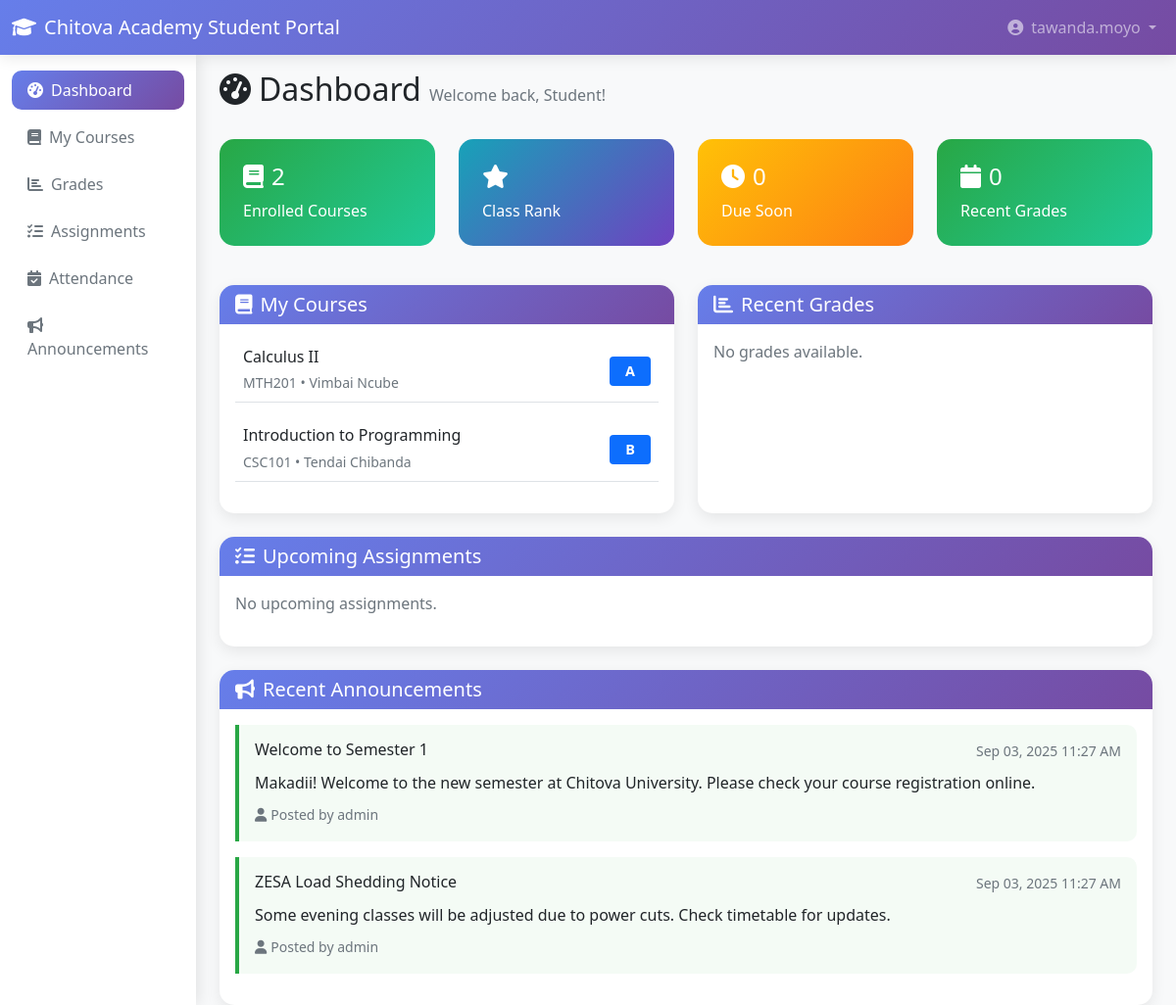
The app's page /dashboard.php (signed in) with its own data.
### tables this page shows
CREATE TABLE IF NOT EXISTS enrollments (
    id INT PRIMARY KEY AUTO_INCREMENT,
    student_id INT NOT NULL,
    course_id INT NOT NULL,
    enrollment_date TIMESTAMP DEFAULT CURRENT_TIMESTAMP,
    status ENUM('enrolled', 'dropped', 'completed') DEFAULT 'enrolled',
    final_grade DECIMAL(5,2),
    letter_grade ENUM('A', 'B', 'C', 'D', 'E', 'F', 'U') DEFAULT NULL,
    FOREIGN KEY (student_id) REFERENCES students(id) ON DELETE CASCADE,
    FOREIGN KEY (course_id) REFERENCES courses(id) ON DELETE CASCADE,
    UNIQUE KEY unique_enrollment (student_id, course_id)
);

CREATE TABLE IF NOT EXISTS courses (
    id INT PRIMARY KEY AUTO_INCREMENT,
    course_code VARCHAR(20) UNIQUE NOT NULL,
    course_name VARCHAR(100) NOT NULL,
    description TEXT,
    credits INT NOT NULL DEFAULT 3,
    teacher_id INT,
    semester VARCHAR(20) NOT NULL,
    year INT NOT NULL,
    max_students INT DEFAULT 30,
    status ENUM('active', 'inactive') DEFAULT 'active',
    FOREIGN KEY (teacher_id) REFERENCES teachers(id) ON DELETE SET NULL
);

CREATE TABLE IF NOT EXISTS teachers (
    id INT PRIMARY KEY AUTO_INCREMENT,
    user_id INT NOT NULL,
    teacher_id VARCHAR(20) UNIQUE NOT NULL,
    first_name VARCHAR(50) NOT NULL,
    last_name VARCHAR(50) NOT NULL,
    department VARCHAR(100),
    phone VARCHAR(15),
    office_location VARCHAR(100),
    hire_date DATE NOT NULL,
    FOREIGN KEY (user_id) REFERENCES users(id) ON DELETE CASCADE
);

CREATE TABLE IF NOT EXISTS announcements (
    id INT PRIMARY KEY AUTO_INCREMENT,
    title VARCHAR(200) NOT NULL,
    content TEXT NOT NULL,
    author_id INT NOT NULL,
    target_audience ENUM('all', 'students', 'teachers') DEFAULT 'all',
    course_id INT NULL,
    priority ENUM('low', 'medium', 'high') DEFAULT 'medium',
    expires_at DATETIME NULL,
    created_at TIMESTAMP DEFAULT CURRENT_TIMESTAMP,
    FOREIGN KEY (author_id) REFERENCES users(id) ON DELETE CASCADE,
    FOREIGN KEY (course_id) REFERENCES courses(id) ON DELETE CASCADE
);

CREATE TABLE IF NOT EXISTS users (
    id INT PRIMARY KEY AUTO_INCREMENT,
    username VARCHAR(50) UNIQUE NOT NULL,
    email VARCHAR(100) UNIQUE NOT NULL,
    password VARCHAR(255) NOT NULL,
    user_type ENUM('student', 'teacher', 'admin') NOT NULL,
    created_at TIMESTAMP DEFAULT CURRENT_TIMESTAMP,
    updated_at TIMESTAMP DEFAULT CURRENT_TIMESTAMP ON UPDATE CURRENT_TIMESTAMP
);

### config.php (called while the page is built, shortened)
<?php
function getUserType() {
    return $_SESSION['user_type'] ?? null;
}
function formatDateTime($datetime, $format = 'M d, Y g:i A') {
    return date($format, strtotime($datetime));
}
?>

### dashboard.php (the view, shortened to what this page needs)
<?php
require_once __DIR__ . '/../config.php';
$userType = getUserType();
$userId = $_SESSION['user_id'];
if ($userType === 'student') {
    $stmt = $pdo->prepare("
        SELECT s.*, u.email
        FROM students s
        JOIN users u ON s.user_id = u.id
        WHERE s.user_id = ?
    ");
    $stmt->execute([$userId]);
    $studentInfo = $stmt->fetch();
    $stmt = $pdo->prepare("
        SELECT c.*, e.final_grade, e.letter_grade, t.first_name as teacher_first, t.last_name as teacher_last
        FROM enrollments e
        JOIN courses c ON e.course_id = c.id
        LEFT JOIN teachers t ON c.teacher_id = t.id
        WHERE e.student_id = ? AND e.status = 'enrolled'
        ORDER BY c.course_name
    ");
    $stmt->execute([$studentInfo['id']]);
    $courses = $stmt->fetchAll();
    $stmt = $pdo->prepare("
        SELECT a.title, a.max_points, g.points_earned, c.course_name, g.graded_at
        FROM grades g
        JOIN assignments a ON g.assignment_id = a.id
        JOIN courses c ON a.course_id = c.id
        JOIN enrollments e ON (e.course_id = c.id AND e.student_id = g.student_id)
        WHERE g.student_id = ? AND g.points_earned IS NOT NULL
        ORDER BY g.graded_at DESC
        LIMIT 5
    ");
    $stmt->execute([$studentInfo['id']]);
    $recentGrades = $stmt->fetchAll();
    $stmt = $pdo->prepare("
        SELECT a.title, a.due_date, c.course_name, c.course_code
        FROM assignments a
        JOIN courses c ON a.course_id = c.id
        JOIN enrollments e ON (e.course_id = c.id AND e.student_id = ?)
        WHERE a.due_date > NOW() AND e.status = 'enrolled'
        ORDER BY a.due_date ASC
        LIMIT 5
    ");
    $stmt->execute([$studentInfo['id']]);
    $upcomingAssignments = $stmt->fetchAll();
}
$stmt = $pdo->prepare("
    SELECT a.*, u.username as author_name
    FROM announcements a
    JOIN users u ON a.author_id = u.id
    WHERE (a.target_audience = 'all' OR a.target_audience = ?)
    AND (a.expires_at IS NULL OR a.expires_at > NOW())
    ORDER BY a.created_at DESC
    LIMIT 5
");
$stmt->execute([$userType === 'student' ? 'students' : 'teachers']);
$announcements = $stmt->fetchAll();
?>
<!DOCTYPE html>
<html lang="en">
<head>
    <link href="https://cdn.jsdelivr.net/npm/bootstrap@5.1.3/dist/css/bootstrap.min.css" rel="stylesheet">
    <link href="https://cdnjs.cloudflare.com/ajax/libs/font-awesome/6.0.0/css/all.min.css" rel="stylesheet">
</head>
<body>
    <nav class="navbar navbar-expand-lg navbar-dark">
        <div class="container-fluid">
            <a class="navbar-brand" href="dashboard.php">
                <i class="fas fa-graduation-cap me-2"></i><?php echo APP_NAME; ?>
            </a>
            <div class="navbar-nav ms-auto">
                <div class="nav-item dropdown">
                    <a class="nav-link dropdown-toggle" href="#" id="navbarDropdown" role="button"
                       data-bs-toggle="dropdown" aria-expanded="false">
                        <i class="fas fa-user-circle me-2"></i><?php echo $_SESSION['username']; ?>
                    </a>
                </div>
            </div>
        </div>
    </nav>
    <div class="container-fluid">
        <div class="row">
            <nav class="col-md-2 sidebar">
                <div class="position-sticky pt-3">
                    <ul class="nav nav-pills flex-column mb-auto">
                        <li class="nav-item">
                            <a href="dashboard.php" class="nav-link active">
                                <i class="fas fa-tachometer-alt me-2"></i>Dashboard
                            </a>
                        </li>
                        <?php if ($userType === 'student'): ?>
                        <li class="nav-item">
                            <a href="courses.php" class="nav-link">
                                <i class="fas fa-book me-2"></i>My Courses
                            </a>
                        </li>
                        <li class="nav-item">
                            <a href="grades.php" class="nav-link">
                                <i class="fas fa-chart-bar me-2"></i>Grades
                            </a>
                        </li>
                        <li class="nav-item">
                            <a href="assignments.php" class="nav-link">
                                <i class="fas fa-tasks me-2"></i>Assignments
                            </a>
                        </li>
                        <li class="nav-item">
                            <a href="attendance.php" class="nav-link">
                                <i class="fas fa-calendar-check me-2"></i>Attendance
                            </a>
                        </li>
                        <?php endif; ?>
                        <li class="nav-item">
                            <a href="announcements.php" class="nav-link">
                                <i class="fas fa-bullhorn me-2"></i>Announcements
                            </a>
                        </li>
                    </ul>
                </div>
            </nav>
            <main class="col-md-10 ms-sm-auto px-md-4">
                <div class="pt-3 pb-2 mb-3">
                    <h1 class="h2">
                        <i class="fas fa-tachometer-alt me-2"></i>Dashboard
                        <span class="text-muted fs-6">Welcome back, <?php echo ucfirst($userType); ?>!</span>
                    </h1>
                </div>
                <?php if ($userType === 'student'): ?>
                <div class="row mb-4">
                    <div class="col-md-3">
                        <div class="stats-card">
                            <h4><i class="fas fa-book me-2"></i><?php echo count($courses); ?></h4>
                            <p class="mb-0">Enrolled Courses</p>
                        </div>
                    </div>
                    <div class="col-md-3">
                        <div class="stats-card info">
                            <h4><i class="fas fa-star me-2"></i><?php echo $studentInfo['class_rank']; ?></h4>
                            <p class="mb-0">Class Rank</p>
                        </div>
                    </div>
                    <div class="col-md-3">
                        <div class="stats-card warning">
                            <h4><i class="fas fa-clock me-2"></i><?php echo count($upcomingAssignments); ?></h4>
                            <p class="mb-0">Due Soon</p>
                        </div>
                    </div>
                    <div class="col-md-3">
                        <div class="stats-card">
                            <h4><i class="fas fa-calendar me-2"></i><?php echo count($recentGrades); ?></h4>
                            <p class="mb-0">Recent Grades</p>
                        </div>
                    </div>
                </div>
                <div class="row">
                    <div class="col-md-6 mb-4">
                        <div class="card dashboard-card">
                            <div class="card-header">
                                <h5 class="mb-0"><i class="fas fa-book me-2"></i>My Courses</h5>
                            </div>
                            <div class="card-body">
                                <?php if (empty($courses)): ?>
                                    <p class="text-muted">No courses enrolled.</p>
                                <?php else: ?>
                                    <?php foreach ($courses as $course): ?>
                                    <div class="d-flex justify-content-between align-items-center mb-3 p-2 border-bottom">
                                        <div>
                                            <h6 class="mb-1"><?php echo $course['course_name']; ?></h6>
                                            <small class="text-muted">
                                                <?php echo $course['course_code']; ?> •
                                                <?php echo $course['teacher_first'] . ' ' . $course['teacher_last']; ?>
                                            </small>
                                        </div>
                                        <?php if ($course['letter_grade']): ?>
                                            <span class="badge grade-badge bg-primary"><?php echo $course['letter_grade']; ?></span>
                                        <?php endif; ?>
                                    </div>
                                    <?php endforeach; ?>
                                <?php endif; ?>
                            </div>
                        </div>
                    </div>
                    <div class="col-md-6 mb-4">
                        <div class="card dashboard-card">
                            <div class="card-header">
                                <h5 class="mb-0"><i class="fas fa-chart-bar me-2"></i>Recent Grades</h5>
                            </div>
                            <div class="card-body">
                                <?php if (empty($recentGrades)): ?>
                                    <p class="text-muted">No grades available.</p>
                                <?php endif; ?>
                            </div>
                        </div>
                    </div>
                </div>
                <div class="row">
                    <div class="col-12 mb-4">
                        <div class="card dashboard-card">
                            <div class="card-header">
                                <h5 class="mb-0"><i class="fas fa-tasks me-2"></i>Upcoming Assignments</h5>
                            </div>
                            <div class="card-body">
                                <?php if (empty($upcomingAssignments)): ?>
                                    <p class="text-muted">No upcoming assignments.</p>
                                <?php endif; ?>
                            </div>
                        </div>
                    </div>
                </div>
                <?php endif; ?>
                <div class="row">
                    <div class="col-12">
                        <div class="card dashboard-card">
                            <div class="card-header">
                                <h5 class="mb-0"><i class="fas fa-bullhorn me-2"></i>Recent Announcements</h5>
                            </div>
                            <div class="card-body">
                                <?php if (empty($announcements)): ?>
                                    <p class="text-muted">No announcements available.</p>
                                <?php else: ?>
                                    <?php foreach ($announcements as $announcement): ?>
                                    <div class="announcement-item">
                                        <div class="d-flex justify-content-between align-items-start mb-2">
                                            <h6 class="mb-1"><?php echo $announcement['title']; ?></h6>
                                            <small class="text-muted"><?php echo formatDateTime($announcement['created_at']); ?></small>
                                        </div>
                                        <p class="mb-2"><?php echo nl2br(htmlspecialchars($announcement['content'])); ?></p>
                                        <small class="text-muted">
                                            <i class="fas fa-user me-1"></i>Posted by <?php echo $announcement['author_name']; ?>
                                        </small>
                                    </div>
                                    <?php endforeach; ?>
                                <?php endif; ?>
                            </div>
                        </div>
                    </div>
                </div>
            </main>
        </div>
    </div>
</body>
</html>

### dashboard.php (style rules this page uses)
:root { --primary-color: #667eea; --secondary-color: #764ba2; }
body { background-color: #f8f9fa; }
.navbar { background: linear-gradient(135deg, var(--primary-color) 0%, var(--secondary-color) 100%); box-shadow: 0 2px 15px rgba(0, 0, 0, 0.1); }
.dashboard-card { border: none; border-radius: 15px; box-shadow: 0 5px 15px rgba(0, 0, 0, 0.08); transition: transform 0.3s ease; height: 100%; }
.card-header { background: linear-gradient(135deg, var(--primary-color) 0%, var(--secondary-color) 100%); color: white; border-radius: 15px 15px 0 0 !important; border: none; }
.stats-card { background: linear-gradient(135deg, #28a745 0%, #20c997 100%); color: white; border-radius: 15px; padding: 1.5rem; margin-bottom: 1rem; }
.stats-card.warning { background: linear-gradient(135deg, #ffc107 0%, #fd7e14 100%); }
.stats-card.info { background: linear-gradient(135deg, #17a2b8 0%, #6f42c1 100%); }
.grade-badge { font-size: 0.9rem; padding: 0.5rem 1rem; }
.announcement-item { border-left: 4px solid #28a745; background: rgba(40, 167, 69, 0.05); margin-bottom: 1rem; padding: 1rem; border-radius: 0 10px 10px 0; }
.sidebar { background: white; min-height: calc(100vh - 76px); box-shadow: 2px 0 15px rgba(0, 0, 0, 0.1); }
.nav-pills .nav-link { color: #6c757d; margin-bottom: 0.5rem; border-radius: 10px; }
.nav-pills .nav-link.active { background: linear-gradient(135deg, var(--primary-color) 0%, var(--secondary-color) 100%); }

### records on screen
enrollments: course.course_name "Calculus II", course.course_code "MTH201", teachers.first_name "Vimbai", teachers.last_name "Ncube", letter_grade "A"
enrollments: course.course_name "Introduction to Programming", course.course_code "CSC101", teachers.first_name "Tendai", teachers.last_name "Chibanda", letter_grade "B"
announcements: title "Welcome to Semester 1", created_at "Sep 03, 2025 11:27 AM", content "Makadii! Welcome to the new semester at Chitova University. Please check your course registration online.", author.username "admin"
announcements: title "ZESA Load Shedding Notice", created_at "Sep 03, 2025 11:27 AM", content "Some evening classes will be adjusted due to power cuts. Check timetable for updates.", author.username "admin"

### other values on screen
APP_NAME "Chitova Academy Student Portal"
$_SESSION['username'] "tawanda.moyo"
$userType "Student"
count($courses) "2"
count($upcomingAssignments) "0"
count($recentGrades) "0"
